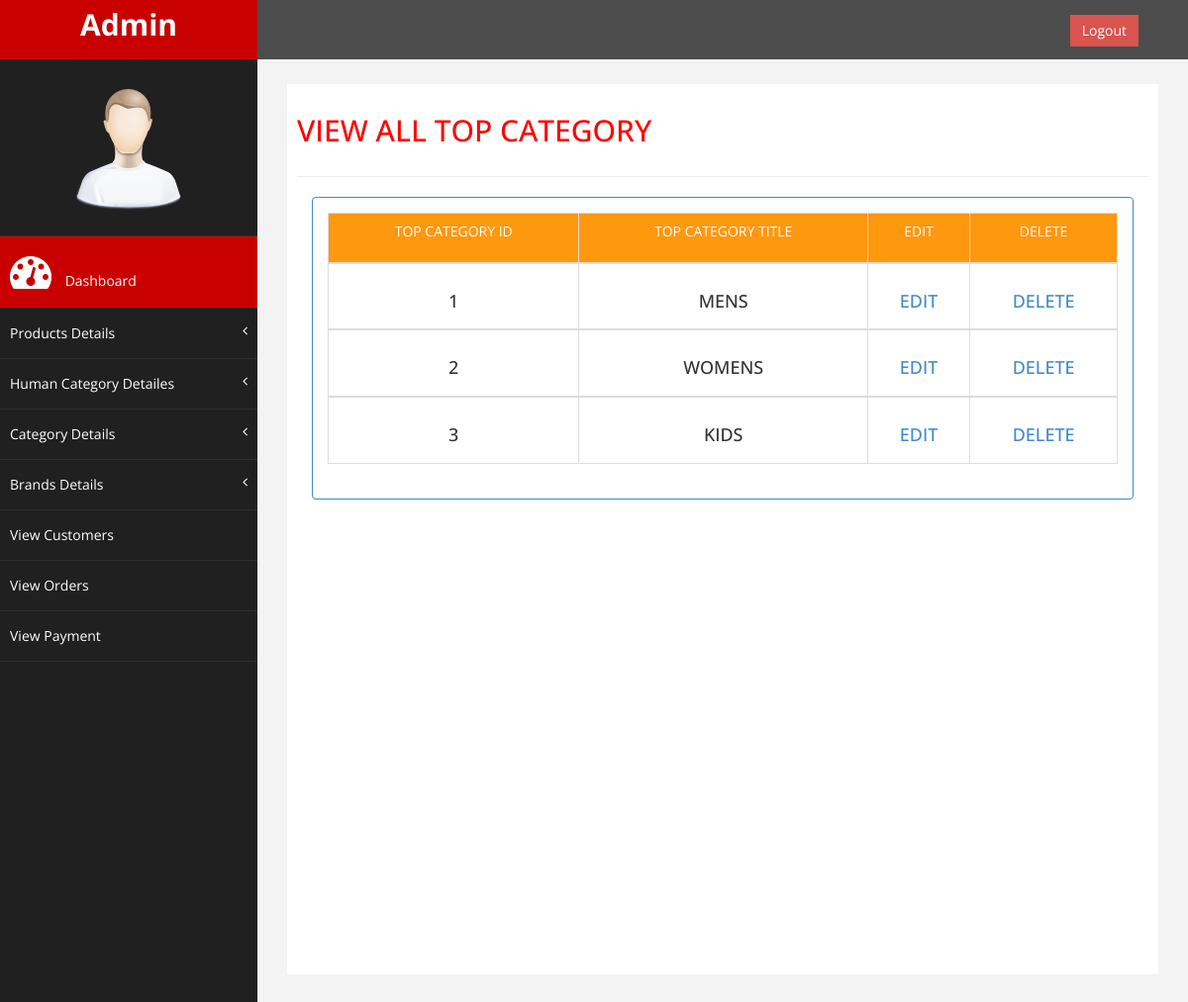
Page /admin_area/admin.php?view_hums_cotegory (signed in) on the committed database.
### tables this page shows
CREATE TABLE `humnes_cats` (
  `hum_id` int(10) NOT NULL,
  `hum_title` text NOT NULL
);

### admin_area/view_hums_cotegory.php (the view, shortened to what this page needs)
 <?php
include_once('includes/db_connection.php');
?>
 <div class="row">
                    <div class="col-md-12">
                     <h2>VIEW ALL TOP CATEGORY</h2>
                    </div>
                </div>
                  <hr />
				  <div class="col-md-12">
                    <div class="panel panel-primary">
                        <div class="panel-body">
						 <form action="" method="POST" enctype="multipart/form-data" width="400px" class="success"  >
		  <div class="table table-responsive table-hover" >
		  <table class="table table-bordered">
					<thead class=" info text-info ">
						<tr class="cart_menu text-center" style="background:#FE980F;color:#fff;height:50px">
							<td >TOP CATEGORY ID</td>
							<td >TOP CATEGORY TITLE</td>
							<td >EDIT</td>
							<td >DELETE</td>
						</tr>
					</thead>
					<?php
					 $i=0;
					   $get_hum= "SELECT * FROM `humnes_cats` ";
					   $query = mysqli_query($con,$get_hum);
					   while($view_row= mysqli_fetch_array($query)){
						   $hum_id =$view_row['hum_id'];
						   $hum_title =$view_row['hum_title'];
						   $i++;
		?>
					<tbody >
						<tr class=" text-center">
							<td>
								<h4><?php echo $i;?></h4>
							</td>
							<td>
								<h4><?php echo $hum_title;?></h4>
							</td>
							<td ><h4><a href="admin.php?edit_hums_cotegory=<?php echo $hum_id;?>">EDIT</a></h4></td>
							<td ><h4><a href="admin.php?delete_hums_cotegory=<?php echo $hum_id;?>">DELETE</a></h4></td>
							</tr>
						<?php }?>
					</tbody>
				</table>
				</div>
		  </form>
                         </div>
                    </div>
					 </div>

### admin_area/assets/css/custom.css (style rules this page uses)
body { font-family: 'Open Sans', sans-serif; }
.text-center { text-align:center; }
h2 { color: #f00; }
h4 { padding-top:10px; }

### rows in the picture
humnes_cats: hum_title "MENS"
humnes_cats: hum_title "WOMENS"
humnes_cats: hum_title "KIDS"
